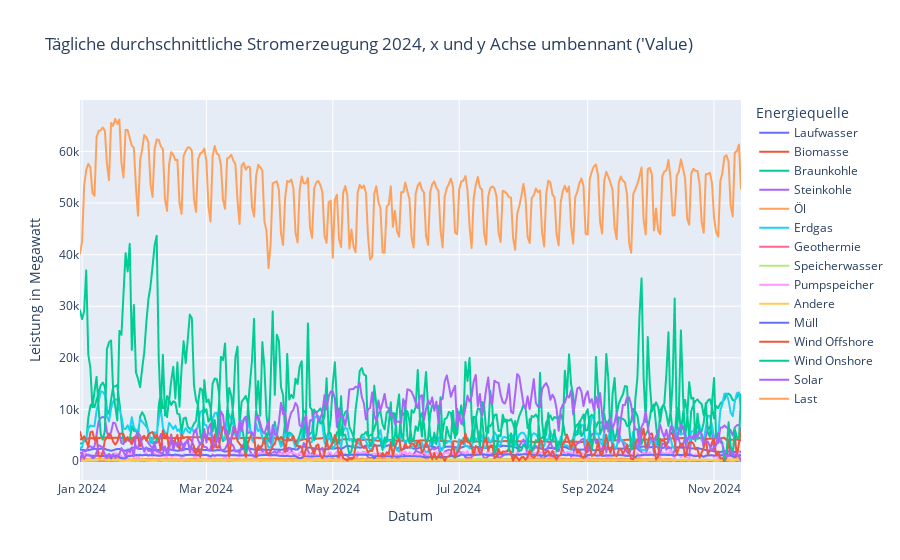

Source (notebook cell):
### Markdown cell above
# 11. Umbennung der y-Achse + Anzeige der Grafik  mit Plotly

### Code cell
fig = px.line(
    df_tag,
    title="Tägliche durchschnittliche Stromerzeugung 2024, x und y Achse umbennant ('Value)",
    labels={"value": "Leistung in Megawatt", "variable": "Energiequelle", "Datum": "Datum"} 
)
fig.show()

### Figure 1 — Plotly figure (JSON) as saved in the notebook; plotly's stock layout.template omitted (floating-point values rounded to 4 significant figures; data arrays with more than 128 entries replaced by an {"elided": "..."} marker saying what was removed)
{"data": [{"hovertemplate": "Energiequelle=Laufwasser<br>Datum=%{x}<br>Leistung in Megawatt=%{y}<extra></extra>", "legendgroup": "Laufwasser", "line": {"color": "#636efa", "dash": "solid"}, "marker": {"symbol": "circle"}, "mode": "lines", "name": "Laufwasser", "showlegend": true, "type": "scattergl", "x": {"elided": "320 str values"}, "xaxis": "x", "y": {"elided": "320 float values"}, "yaxis": "y"}, {"hovertemplate": "Energiequelle=Biomasse<br>Datum=%{x}<br>Leistung in Megawatt=%{y}<extra></extra>", "legendgroup": "Biomasse", "line": {"color": "#EF553B", "dash": "solid"}, "marker": {"symbol": "circle"}, "mode": "lines", "name": "Biomasse", "showlegend": true, "type": "scattergl", "x": {"elided": "320 str values"}, "xaxis": "x", "y": {"elided": "320 float values"}, "yaxis": "y"}, {"hovertemplate": "Energiequelle=Braunkohle<br>Datum=%{x}<br>Leistung in Megawatt=%{y}<extra></extra>", "legendgroup": "Braunkohle", "line": {"color": "#00cc96", "dash": "solid"}, "marker": {"symbol": "circle"}, "mode": "lines", "name": "Braunkohle", "showlegend": true, "type": "scattergl", "x": {"elided": "320 str values"}, "xaxis": "x", "y": {"elided": "320 float values"}, "yaxis": "y"}, {"hovertemplate": "Energiequelle=Steinkohle<br>Datum=%{x}<br>Leistung in Megawatt=%{y}<extra></extra>", "legendgroup": "Steinkohle", "line": {"color": "#ab63fa", "dash": "solid"}, "marker": {"symbol": "circle"}, "mode": "lines", "name": "Steinkohle", "showlegend": true, "type": "scattergl", "x": {"elided": "320 str values"}, "xaxis": "x", "y": {"elided": "320 float values"}, "yaxis": "y"}, {"hovertemplate": "Energiequelle=Öl<br>Datum=%{x}<br>Leistung in Megawatt=%{y}<extra></extra>", "legendgroup": "Öl", "line": {"color": "#FFA15A", "dash": "solid"}, "marker": {"symbol": "circle"}, "mode": "lines", "name": "Öl", "showlegend": true, "type": "scattergl", "x": {"elided": "320 str values"}, "xaxis": "x", "y": {"elided": "320 float values"}, "yaxis": "y"}, {"hovertemplate": "Energiequelle=Erdgas<br>Datum=%{x}<br>Leistung in Megawatt=%{y}<extra></extra>", "legendgroup": "Erdgas", "line": {"color": "#19d3f3", "dash": "solid"}, "marker": {"symbol": "circle"}, "mode": "lines", "name": "Erdgas", "showlegend": true, "type": "scattergl", "x": {"elided": "320 str values"}, "xaxis": "x", "y": {"elided": "320 float values"}, "yaxis": "y"}, {"hovertemplate": "Energiequelle=Geothermie<br>Datum=%{x}<br>Leistung in Megawatt=%{y}<extra></extra>", "legendgroup": "Geothermie", "line": {"color": "#FF6692", "dash": "solid"}, "marker": {"symbol": "circle"}, "mode": "lines", "name": "Geothermie", "showlegend": true, "type": "scattergl", "x": {"elided": "320 str values"}, "xaxis": "x", "y": {"elided": "320 float values"}, "yaxis": "y"}, {"hovertemplate": "Energiequelle=Speicherwasser<br>Datum=%{x}<br>Leistung in Megawatt=%{y}<extra></extra>", "legendgroup": "Speicherwasser", "line": {"color": "#B6E880", "dash": "solid"}, "marker": {"symbol": "circle"}, "mode": "lines", "name": "Speicherwasser", "showlegend": true, "type": "scattergl", "x": {"elided": "320 str values"}, "xaxis": "x", "y": {"elided": "320 float values"}, "yaxis": "y"}, {"hovertemplate": "Energiequelle=Pumpspeicher<br>Datum=%{x}<br>Leistung in Megawatt=%{y}<extra></extra>", "legendgroup": "Pumpspeicher", "line": {"color": "#FF97FF", "dash": "solid"}, "marker": {"symbol": "circle"}, "mode": "lines", "name": "Pumpspeicher", "showlegend": true, "type": "scattergl", "x": {"elided": "320 str values"}, "xaxis": "x", "y": {"elided": "320 float values"}, "yaxis": "y"}, {"hovertemplate": "Energiequelle=Andere<br>Datum=%{x}<br>Leistung in Megawatt=%{y}<extra></extra>", "legendgroup": "Andere", "line": {"color": "#FECB52", "dash": "solid"}, "marker": {"symbol": "circle"}, "mode": "lines", "name": "Andere", "showlegend": true, "type": "scattergl", "x": {"elided": "320 str values"}, "xaxis": "x", "y": {"elided": "320 float values"}, "yaxis": "y"}, {"hovertemplate": "Energiequelle=Müll<br>Datum=%{x}<br>Leistung in Megawatt=%{y}<extra></extra>", "legendgroup": "Müll", "line": {"color": "#636efa", "dash": "solid"}, "marker": {"symbol": "circle"}, "mode": "lines", "name": "Müll", "showlegend": true, "type": "scattergl", "x": {"elided": "320 str values"}, "xaxis": "x", "y": {"elided": "320 float values"}, "yaxis": "y"}, {"hovertemplate": "Energiequelle=Wind Offshore<br>Datum=%{x}<br>Leistung in Megawatt=%{y}<extra></extra>", "legendgroup": "Wind Offshore", "line": {"color": "#EF553B", "dash": "solid"}, "marker": {"symbol": "circle"}, "mode": "lines", "name": "Wind Offshore", "showlegend": true, "type": "scattergl", "x": {"elided": "320 str values"}, "xaxis": "x", "y": {"elided": "320 float values"}, "yaxis": "y"}, {"hovertemplate": "Energiequelle=Wind Onshore<br>Datum=%{x}<br>Leistung in Megawatt=%{y}<extra></extra>", "legendgroup": "Wind Onshore", "line": {"color": "#00cc96", "dash": "solid"}, "marker": {"symbol": "circle"}, "mode": "lines", "name": "Wind Onshore", "showlegend": true, "type": "scattergl", "x": {"elided": "320 str values"}, "xaxis": "x", "y": {"elided": "320 float values"}, "yaxis": "y"}, {"hovertemplate": "Energiequelle=Solar<br>Datum=%{x}<br>Leistung in Megawatt=%{y}<extra></extra>", "legendgroup": "Solar", "line": {"color": "#ab63fa", "dash": "solid"}, "marker": {"symbol": "circle"}, "mode": "lines", "name": "Solar", "showlegend": true, "type": "scattergl", "x": {"elided": "320 str values"}, "xaxis": "x", "y": {"elided": "320 float values"}, "yaxis": "y"}, {"hovertemplate": "Energiequelle=Last<br>Datum=%{x}<br>Leistung in Megawatt=%{y}<extra></extra>", "legendgroup": "Last", "line": {"color": "#FFA15A", "dash": "solid"}, "marker": {"symbol": "circle"}, "mode": "lines", "name": "Last", "showlegend": true, "type": "scattergl", "x": {"elided": "320 str values"}, "xaxis": "x", "y": {"elided": "320 float values"}, "yaxis": "y"}], "layout": {"legend": {"title": {"text": "Energiequelle"}, "tracegroupgap": 0}, "title": {"text": "Tägliche durchschnittliche Stromerzeugung 2024, x und y Achse umbennant ('Value)"}, "xaxis": {"anchor": "y", "domain": [0, 1], "title": {"text": "Datum"}}, "yaxis": {"anchor": "x", "domain": [0, 1], "title": {"text": "Leistung in Megawatt"}}}}
